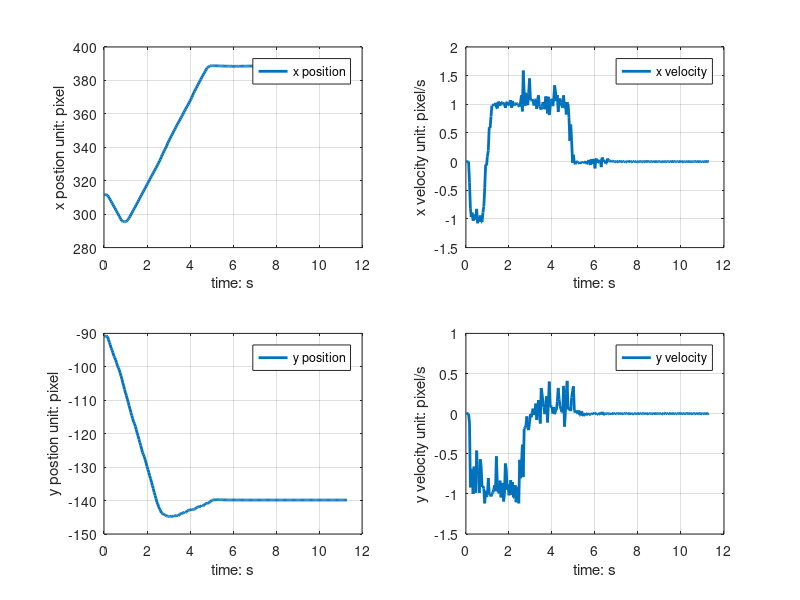

Here is the MATLAB script that generated this plot:
clc;clear;close all
%%
data = load('time_position.txt');

figure
subplot(221)
plot(data(:,1),data(:,2),'linewidth',2)
grid on
xlabel('time: s')
ylabel('x postion unit: pixel')
legend('x position')

subplot(223)
plot(data(:,1),data(:,3),'linewidth',2)
grid on
xlabel('time: s')
ylabel('y postion unit: pixel')
legend('y position')

vel = zeros(272,3);
vel(:,1) = data(:,1);
vel(2:end,2:3) = diff(data(:,2:3));

subplot(222)
plot(data(:,1),vel(:,2),'linewidth',2)
grid on
xlabel('time: s')
ylabel('x velocity unit: pixel/s')
legend('x velocity')

subplot(224)
plot(data(:,1),vel(:,3),'linewidth',2)
grid on
xlabel('time: s')
ylabel('y velocity unit: pixel/s')
legend('y velocity')

save('time_vel.txt','vel','-ascii')